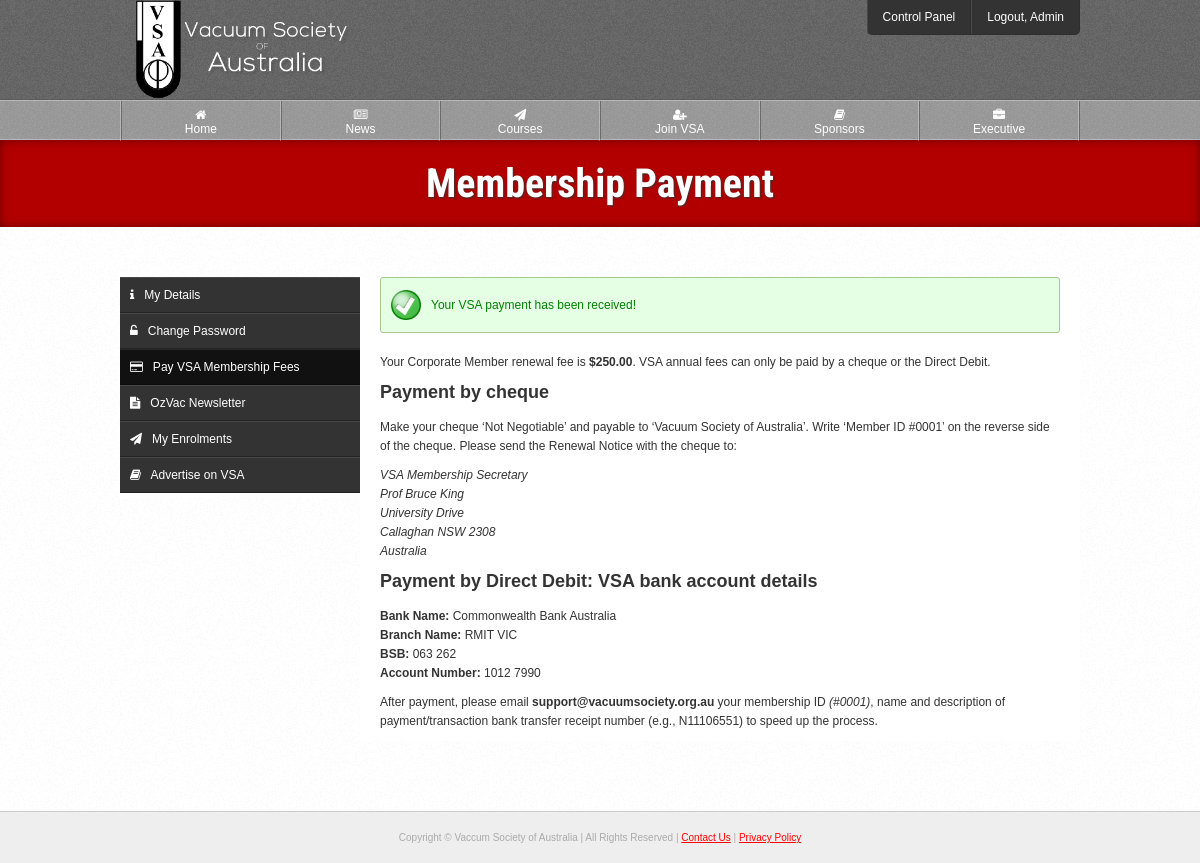
/source/account/payment.php (signed in), run on the app's committed database.
### tables this page shows
CREATE TABLE IF NOT EXISTS `users` (
  `id` int(10) NOT NULL AUTO_INCREMENT,
  `username` varchar(20) NOT NULL,
  `password` varchar(70) NOT NULL,
  `email` varchar(100) NOT NULL,
  `title` varchar(6) NOT NULL,
  `fname` varchar(30) NOT NULL,
  `lname` varchar(40) NOT NULL,
  `address` varchar(80) NOT NULL,
  `suburb` varchar(50) NOT NULL,
  `state` varchar(50) NOT NULL,
  `postcode` int(10) NOT NULL,
  `country` varchar(50) NOT NULL,
  `telephone` varchar(20) NOT NULL,
  `fax` varchar(20) DEFAULT NULL,
  `website` varchar(100) DEFAULT NULL,
  `company` varchar(150) DEFAULT NULL,
  `blocked` enum('0','1') NOT NULL,
  `type` enum('1','2','3','4') NOT NULL,
  `active` enum('0','1') NOT NULL,
  `level` enum('1','2') NOT NULL,
  `password_reset` enum('0','1') NOT NULL,
  `activation_code` varchar(40) NOT NULL,
  `reset_code` varchar(100) NOT NULL,
  `payment_made` enum('0','1') NOT NULL,
  `date_created` varchar(100) NOT NULL,
  `payment_due_date` varchar(100) NOT NULL,
  `membership_expiry_date` varchar(100) NOT NULL,
  PRIMARY KEY (`id`),
  FULLTEXT KEY `username` (`username`)
);

CREATE TABLE IF NOT EXISTS `membership_types` (
  `id` int(10) NOT NULL AUTO_INCREMENT,
  `membership` varchar(30) NOT NULL,
  `price` double NOT NULL,
  `course_discount` int(10) NOT NULL,
  PRIMARY KEY (`id`)
);

### source/classes/User.php (called while the page is built, shortened)
<?php
class User extends Pagination {
	public static function getUsername($id) {
		$q = DB::$db->prepare("
			SELECT username
			FROM users
			WHERE id = :id
		") or die(SQL_ERROR);
		$q->execute([':id' => $id]);
		$c = $q->rowCount();
		$r = $q->fetch(PDO::FETCH_OBJ);
		return ($c != 0) ? $r->username : "Unknown";
	}
	public function get($id) {
		$id = (int)$id;
		$q = DB::$db->prepare("
			SELECT *, users.id
			FROM users
			INNER JOIN membership_types
			ON membership_types.id = users.type
			WHERE users.id = :id
		") or die(SQL_ERROR);
		$q->execute([':id' => $id]);
		$r = $q->fetch(PDO::FETCH_OBJ);
		$this->data = $r;
		return $this->data;
	}
}

### source/classes/Template.php (called while the page is built, shortened)
<?php
class Template {
	private $page;
	public function setActivePage($prefix = null) {
		$page = explode("/", $_SERVER['PHP_SELF']);
		$page = end($page);
		$page = explode(".", $page);
		$page = current($page);
		$this->page = $prefix.$page;
	}
	public function getActivePage() {
		return $this->page;
	}
}

### source/account/payment.php (the view, shortened to what this page needs)
<?php
$t = new Template("acc_");
$t->setTitle("Membership Payment");
include $t->load("template/head.php");
include $t->load("template/header.php");
$_user = new User;
$user = $_user->get($_SESSION["logged"]);
$date = new DateTime(date('Y-m-d', ($user->type === '4') ? $user->course_member_expiry : $user->payment_due_date));
$today = new DateTime();
$diff = $today->diff($date);
?>
	<div id="page-heading">
		<h1>Membership Payment</h1>
	</div>
	<div class="outer-wrapper white">
		<div class="inner-wrapper">
			<?php include $t->load("template/account-nav.php"); ?>
			<section class="right-main">
				<?php if($user->type === '4'): ?>
					<div class="notice-box yellow-notice">
						Your VSA account is valid for <b><?=($diff->days);?> more day<?=($diff->d !== 1) ? 's' : null;?></b> before your <i>Course Membership</i> expires.
					</div>
				<?php else: ?>
					<?php if($user->payment_made === '0'): ?>
						<div class="notice-box yellow-notice">
							Your VSA payment has not yet been received. You have <b><?=($diff->format("%d"));?> day<?=($diff->d !== 1) ? 's' : null;?></b> left until your account is locked.
						</div>
					<?php elseif($user->payment_made === '1'): ?>
						<div class="notice-box green-notice">
							Your VSA payment has been received!
						</div>
					<?php endif; ?>
				<?php endif; ?>
				<p>Your <?=$user->membership;?> Member renewal fee is <b>$<?=number_format($user->price, 2);?></b>. VSA annual fees can only be paid by a cheque or the Direct Debit.</p>
				<h2>Payment by cheque</h2>
				<p>Make your cheque ‘Not Negotiable’ and payable to ‘Vacuum Society of Australia’. Write ‘Member ID #<?=str_pad($user->id, 4, 0, STR_PAD_LEFT);?>’ on the reverse side of the cheque. Please send the Renewal Notice with the cheque to:</p>
				<p>
					<i>VSA Membership Secretary<br>
					Prof Bruce King<br>
					University Drive<br>
					Callaghan NSW 2308<br>
					Australia</i>
				</p>
				<h2>Payment by Direct Debit: VSA bank account details</h2>
				<p>
					<b>Bank Name:</b> Commonwealth Bank Australia<br>
					<b>Branch Name:</b> RMIT VIC<br>
					<b>BSB:</b> 063 262<br>
					<b>Account Number:</b> 1012 7990<br>
				</p>
				<p>After payment, please email <b>support@vacuumsociety.org.au</b> your membership ID <i>(#<?=str_pad($user->id, 4, 0, STR_PAD_LEFT);?>)</i>, name and description of payment/transaction bank transfer receipt number (e.g., N11106551) to speed up the process.</p>
			</section>
		</div>
	</div>
<?php include $t->load("template/footer.php"); ?>

### source/template/header.php (shortened to what this page needs)
</head>
	<body>
		<header id="fixed">
			<div id="header">
				<div class="inner-wrapper">
					<a href="<?=PATH;?>"><img src="<?=PATH;?>img/vsa-logo.png" id="banner-logo" alt="Vaccum Society of Australia"></a>
					<?php if(isset($_SESSION['admin'])): ?>
						<nav class="top-nav">
							<ul>
								<li><a href="<?=PATH;?>cp/update-welcome">Control Panel</a></li>
								<li><a href="<?=PATH;?>logout?url=<?=$_SERVER['REQUEST_URI'];?>">Logout, <?=User::getUsername($_SESSION["logged"]);?></a></li>
							</ul>
						</nav>
					<?php else: ?>
						<div class="login-btn-wrapper">
							<a href="<?=PATH;?>login" class="login-btn"><img src="<?=PATH;?>img/login-btn.png"></a>
						</div>
					<?php endif; ?>
				</div>
			</div>
			<nav class="main-nav">
				<div class="inner-wrapper">
					<ul>
						<li><a href="<?=PATH;?>"<?=($t->getActivePage() == 'index') ? ' class="active"' : null;?>><i class="fa fa-home"></i><br>Home</a></li>
						<li><a href="<?=PATH;?>news"<?=($t->getActivePage() == 'news') ? ' class="active"' : null;?>><i class="fa fa-newspaper-o"></i><br>News</a></li>
						<li><a href="<?=PATH;?>courses"<?=($t->getActivePage() == 'courses' || $t->getActivePage() == 'apply-course') ? ' class="active"' : null;?>><i class="fa fa-paper-plane"></i><br>Courses</a></li>
						<li><a href="<?=PATH;?>join"<?=($t->getActivePage() == 'join') ? ' class="active"' : null;?>><i class="fa fa-user-plus"></i><br>Join VSA</a></li>
						<li><a href="<?=PATH;?>sponsors"<?=($t->getActivePage() == 'sponsors') ? ' class="active"' : null;?>><i class="fa fa-book"></i><br>Sponsors</a></li>
						<li><a href="<?=PATH;?>executive"<?=($t->getActivePage() == 'executive') ? ' class="active"' : null;?>><i class="fa fa-briefcase"></i><br>Executive</a></li>
					</ul>
				</div>
			</nav>
		</header>

### source/css/layout.css (style rules this page uses)
header, footer, nav { display: block; }
* { box-sizing: border-box; margin: 0; padding: 0; }
body { margin: 0; padding: 0; background: #EEE; font-family: arial, sans-serif; font-size: 12px; color: #333; }
.inner-wrapper { max-width: 960px; margin: 0 auto; position: relative; }
.outer-wrapper { padding: 50px 0px; border-bottom: 1px solid #CCC; }
.white { background: url("../img/content-bg.png"); }
#header { height: 100px; background: url("../img/header-bg.png"); border-bottom: 1px solid rgba(0,0,0,.1); }
#banner-logo { margin-top: -2px; height: 102px; }
.main-nav { height: 40px; background: url("../img/main-nav-bg.png"); font-size: 12px; border-top: 1px solid rgba(255,255,255,.3); border-bottom: 1px solid rgba(255,255,255,.3); display: block; }
.main-nav ul { margin: 0; padding: 0; border-left: 1px solid rgba(255,255,255,.3); border-right: 1px solid rgba(0,0,0,.3); }
.main-nav ul li { list-style-type: none; display: inline; float: left; width: 16.666%; text-align: center; }
.main-nav li a { display: block; color: #FFF; text-decoration: none; padding: 7px 15px; height: 40px; transition: .2s linear; border-left: 1px solid rgba(0,0,0,.3); border-right: 1px solid rgba(255,255,255,.3); }
.top-nav { position: absolute; right: 0; top: 0; background: #333; border-bottom: 1px solid rgba(0,0,0,.1); -webkit-border-radius: 0 0 5px 5px; -moz-border-radius: 0 0 5px 5px; -ms-border-radius: 0 0 5px 5px; -o-border-radius: 0 0 5px 5px; border-radius: 0 0 5px 5px; overflow: hidden; }
.top-nav ul { margin: 0; padding: 0; }
.top-nav ul li { list-style-type: none; display: inline; float: left; }
.top-nav li a { padding: 10px 15px; text-align: center; display: block; text-decoration: none; color: #FFF; border-right: 1px solid rgba(0,0,0,.1); border-left: 1px solid rgba(255,255,255,.1); transition: .2s linear; }
.top-nav ul li:last-of-type { border-right: none; }
.top-nav ul li:first-of-type { border-left: none; }
#page-heading { background: #B20000; color: #FFF; padding: 20px 0px; text-align: center; box-shadow: inset 0px 0px 10px rgba(0,0,0,.4); }
#page-heading h1 { margin: 0; padding: 0; font-size: 40px; text-shadow: 1px 1px 2px #333; font-family: 'Roboto Condensed', sans-serif; text-rendering: optimizeLegibility !important; -webkit-font-smoothing: antialiased !important; color: #FFF; }
.left-side, .right-main { background: #FFF; margin-bottom: 20px; }
.right-main { float: right; width: 720px; padding: 0px 20px; }

### source/css/style.css (style rules this page uses)
.notice-box { padding: 20px; -webkit-border-radius: 3px; -moz-border-radius: 3px; -ms-border-radius: 3px; -o-border-radius: 3px; border-radius: 3px; color: #999; margin-bottom: 20px; }
.green-notice { color: green; background: url("../img/success-icon.png") 10px center no-repeat rgba(0,255,0,.1); border: 1px solid #a6ca8a; background-size: 30px 30px; padding-left: 50px; }
h1, h2, h3, h4, h5, h6 { margin-bottom: 15px; padding: 0; }
h1 { font-size: 35px; font-family: 'Roboto Condensed', sans-serif; }
p { line-height: 19px; margin-bottom: 10px; }
a { color: #F00; }
a img { border: none; }
li { list-style-position: inside; }
ul, ol { margin-bottom: 10px; margin-left: 20px; }

### source/css/resize.css (style rules this page uses)
body { margin: 0; text-align: center; }
h2 { margin-top: 10px; }
#banner-logo { text-align: center; height: auto; max-width: 233px; }
#header { height: 100%; }
#fixed { position: static; }
.main-nav { height: 100%; border-top: none; border-bottom: none; display: none; }
.main-nav ul li { width: 50%; border: none; }
.main-nav li a { border-bottom: 1px solid rgba(0,0,0,.3); border-top: 1px solid rgba(255,255,255,.3); }
.main-nav li a:nth-child(odd) { border-left: none; }
.top-nav { position: static; top: auto; right: auto; border-radius: 0; }
.top-nav ul li { width: 50%; }
.left-side, .right-main { float: none; width: auto; }

### source/css/resize-sidebars.css (style rules this page uses)
.right-main { float: none; width: auto; }
.outer-wrapper { padding: 20px 2%; }

### data on the page
users: username "Admin", membership_types.membership "Corporate", membership_types.price "250.00", id "0001"
